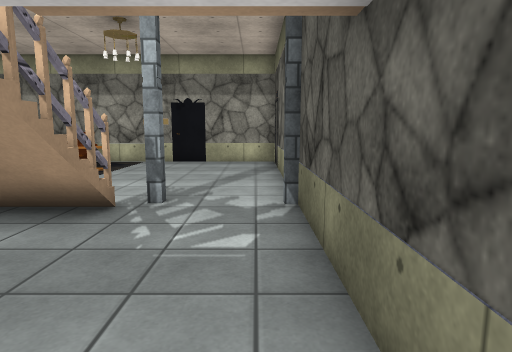
View 1 (above)

24 first-person views from a walk through a 3-D level made in the Unity game engine. The camera is 1.3 m above the floor, tilts 8° down and sees 75° across. The floor is counted in squares, 1 m on a side. Each view is taken from the middle of a square. On the plan, view 1 faces up. The plan holds only what a view shows up to about 14 squares ahead; the rest is blank. The place goes on beyond the plan. The player character is not drawn. Some surface patterns are stand-ins.

View 2
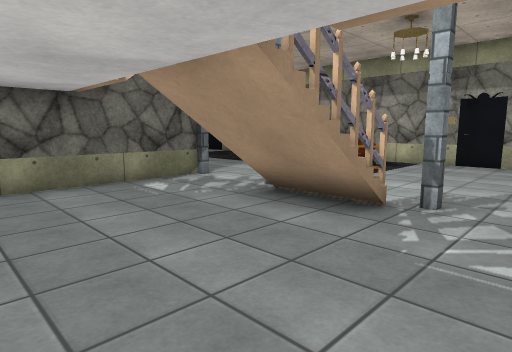

View 3
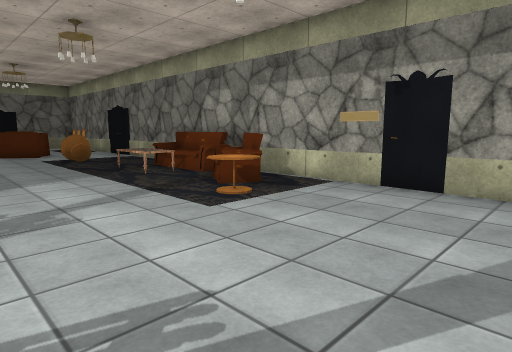

View 4
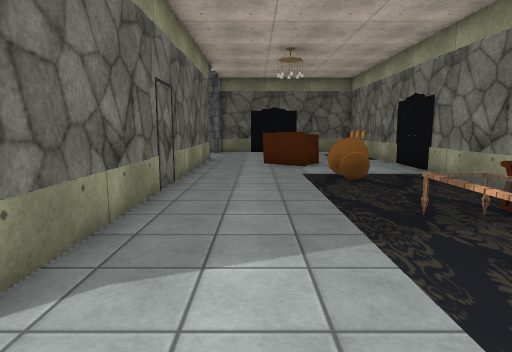

View 5
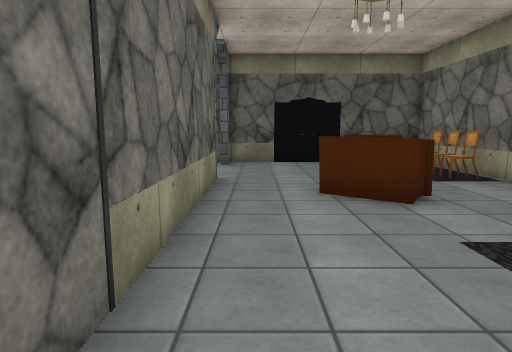

View 6
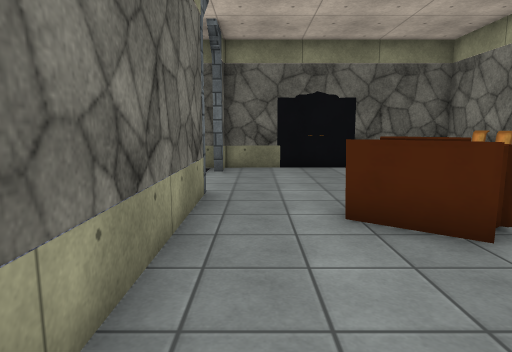

View 7
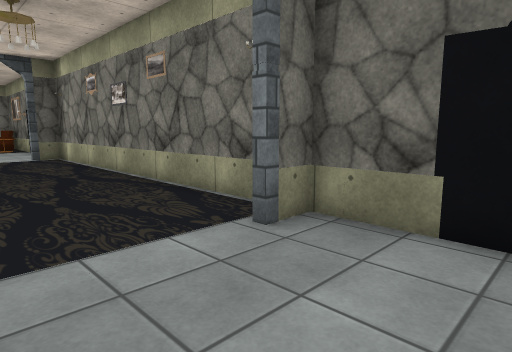

View 8
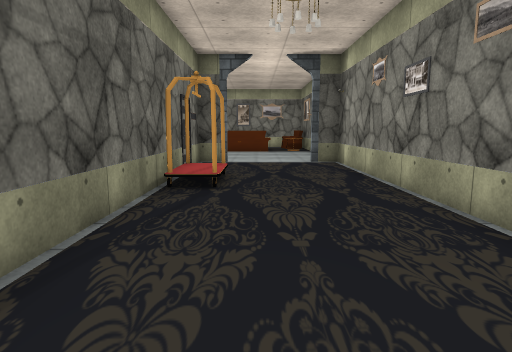

View 9
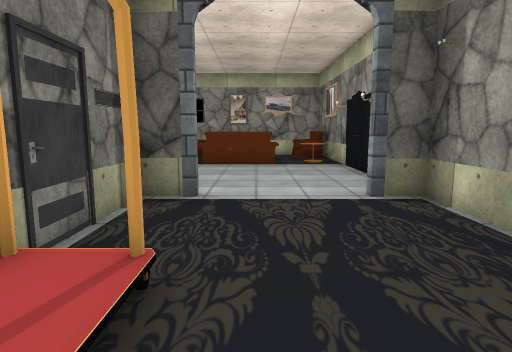

View 10
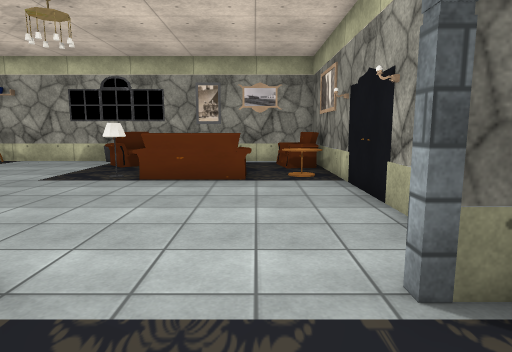

View 11
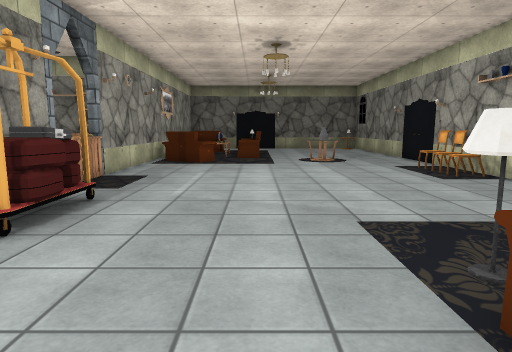

View 12
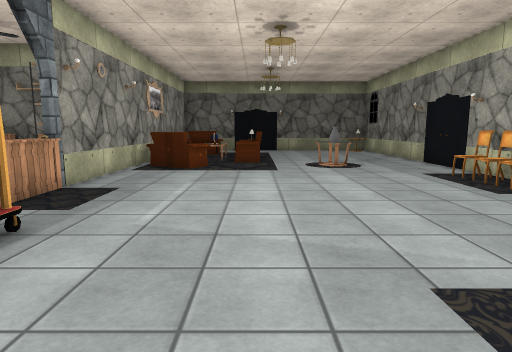

View 13
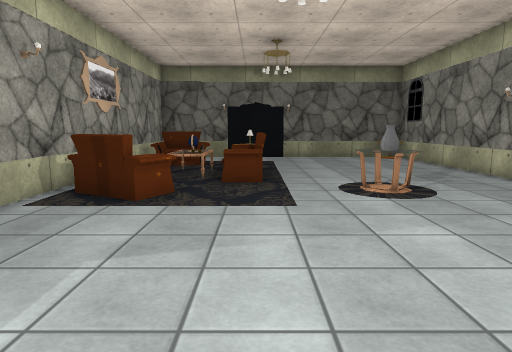

View 14
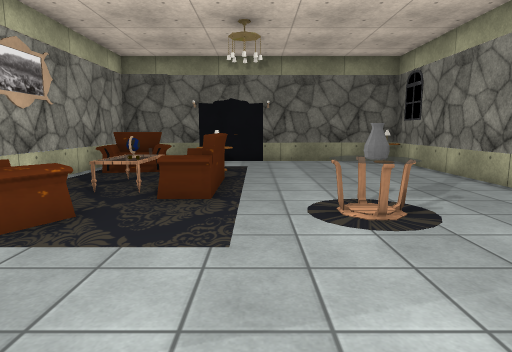

View 15
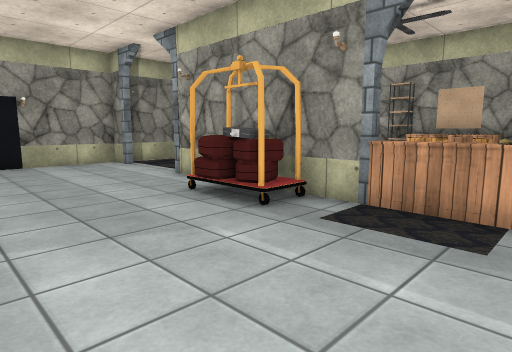

View 16
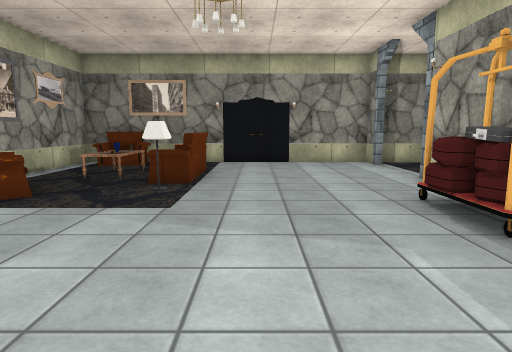

View 17
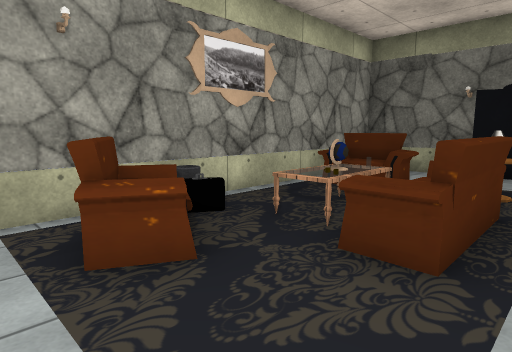

View 18
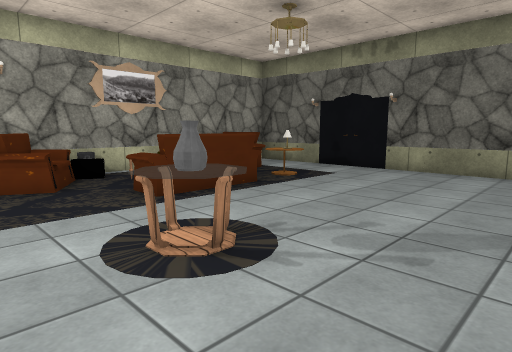

View 19
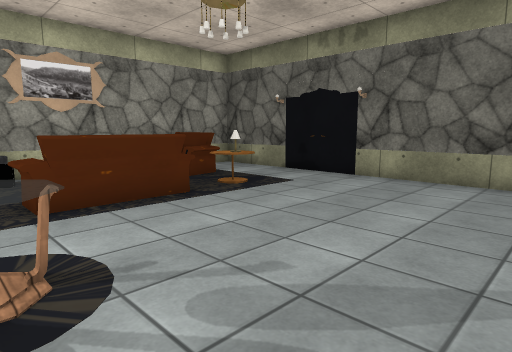

View 20
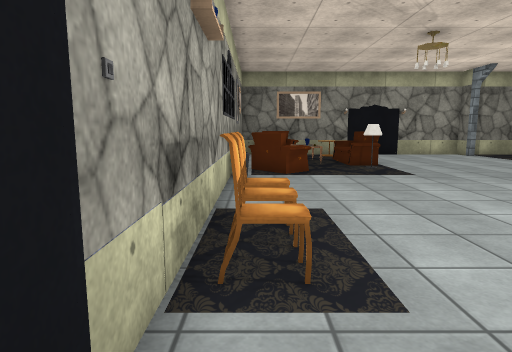

View 21
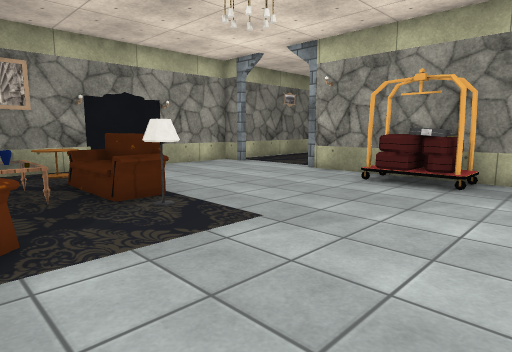

View 22
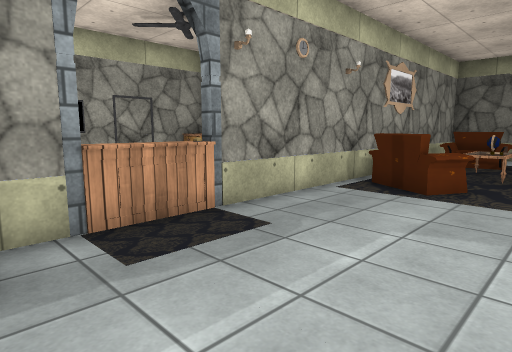

View 23
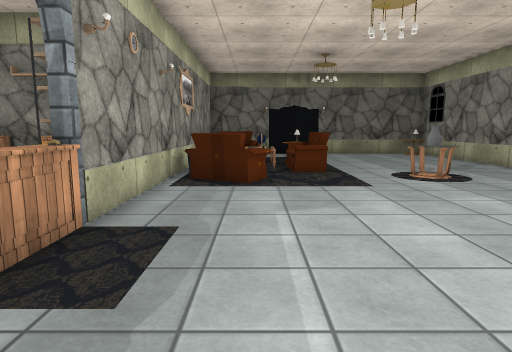

View 24
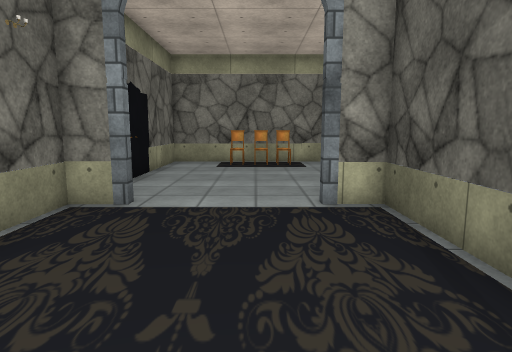

### Floor plan
Points are (right, up) in squares from view 1. A wall is a line through its corners. A room is listed if a view was taken in it or the views show most of it. See-through windows are left out.
Room 1 (views 1, 2, 3, 4, 5, 6, 7, 8, 9, 10, 11, 12, 13, 14, 15, 16, 17, 18, 19, 20, 21, 22, 23, 24)
walls: (-14.8, -7.6) (-20.5, -7.6); (-8.3, -1.3) (-17.5, -1.3); (-8.2, -5.2) (-8.2, -3.1); (-19.7, -2.5) (-19.7, 5.7) (-20.6, 5.7); (-20.6, -7.4) (-19.7, -7.4) (-19.7, -4.4); (-8.1, 5.5) (-8.1, 1); (-20.5, 6) (-11.4, 6); (-24.5, -7.6) (-25.4, -7.6); (-2.4, 4) (-2.4, 3); (-25.4, -7.4) (-24.4, -7.4); (0.7, 0.9) (0.7, 5.5); (-24.4, 5.7) (-25.3, 5.7) (-25.3, -18.7) (-5.5, -18.7); (0.7, 8.9) (0.7, 13.4) (-25.3, 13.4) (-25.3, 6) (-24.5, 6); (-1.6, -18.7) (0.7, -18.7) (0.7, -7.6) (-8.6, -7.6)
objects: sofa (-25, -18) to (-24, -17); table (-24, -15) to (-24, -14); other object (-24, -7); other object (-24, 6); sofa (-23, -14) to (-20, -14); chair (-23, 12) to (-23, 13); table (-22, -16); chair (-22, 12) to (-22, 13); other object (-21, -16); other object (-21, -7); other object (-21, 6); chair (-21, 12) to (-21, 13); other object (-20, -16); trolley (-20, -4); sofa (-19, -18) to (-18, -17); lamp (-19, -14); sofa (-19, 8) to (-18, 10); bag (-18, -9); trolley (-18, -8); other object (-17, -18); bag (-17, -9) to (-17, -8); other object (-17, -2) to (-16, -2); bag (-16, -9); bag (-16, -8); other object (-15, -8); drawers (-15, -3) to (-14, -2); table (-15, 10) to (-15, 11); desk (-14, -7); other object (-14, -5); other object (-14, -4); chair (-13, -18); other object (-13, -7); chair (-12, -18); other object (-12, -7); chair (-11, -18); table (-11, 11) to (-9, 12); sofa (-11, 12) to (-8, 13); sofa (-9, -10) to (-7, -8); other object (-9, -7) to (-9, -5); other object (-9, -4) to (-9, -2); vase (-8, -15); table (-8, -15) to (-7, -14); other object (-8, 6); sofa (-7, -12) to (-4, -11); bin (-7, -8); sofa (-7, 12) to (-6, 12); table (-6, -11) to (-4, -10); table (-6, 10) to (-5, 11); other object (-5, 6); other object (-3, -12) to (-2, -12); table (-3, -11); sofa (-3, -10) to (-2, -8); railing (-3, 4) to (-3, 5); other object (-3, 6); other object (-2, 6); other object (-1, -18); other object (0, -18); other object (1, 6)

Positions as (right, up) in squares from view 1, and headings:
1: (0, 0), facing up
2: (0, 0), facing up-left
3: (0, 6), facing up-left
4: (-6, 8), facing left
5: (-12, 7), facing left
6: (-14, 7), facing left
7: (-21, 9), facing down-left
8: (-22, 6), facing down
9: (-22, -1), facing down
10: (-23, -5), facing down
11: (-22, -12), facing right
12: (-20, -12), facing right
13: (-15, -12), facing right
14: (-13, -13), facing right
15: (-12, -13), facing up-left
16: (-12, -12), facing left
17: (-10, -13), facing up-right
18: (-10, -18), facing up-right
19: (-8, -18), facing up-right
20: (-8, -18), facing left
21: (-14, -17), facing up-left
22: (-16, -12), facing up-right
23: (-17, -10), facing right
24: (-22, 0), facing up
